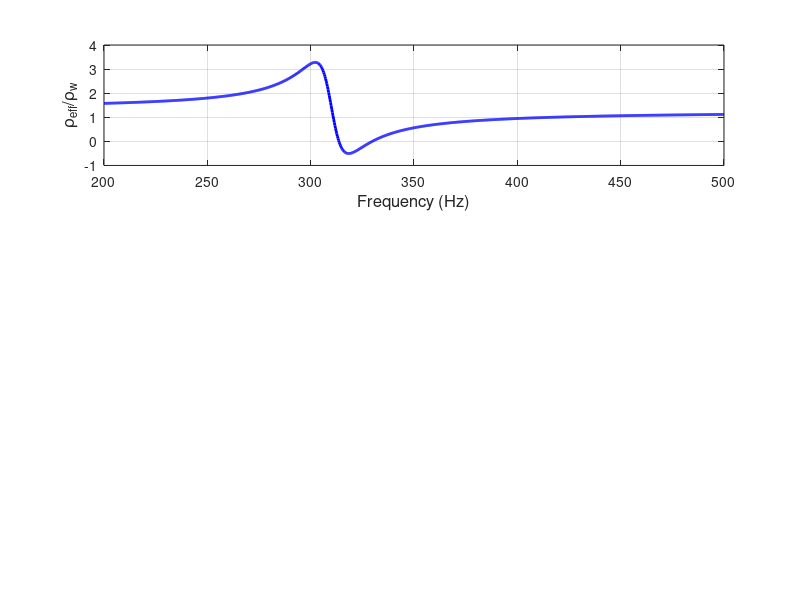

Recreate this plot in MATLAB. (Note: this script raises an error after producing the figure.)
clear; clc; close all;

% Parameters for the first plot (Sound Transmission Loss)
freq1 = linspace(200, 500, 1000); % Frequency range
omega = 2 * pi * freq1;
S = 0.0079; % Surface area (m^2)
rho_cl = 1240; % Density of cantilever beam material (kg/m^3)
rho_w = 1000; % Density of surrounding medium
d_cl = 0.0009; % Thickness of cantilever beam (m)
m_cl = 0.0014; % Moving mass of the resonator (kg)
f_cl = 310; % Mechanical resonance frequency (Hz)
omega_cl = 2 * pi * f_cl;
xi_cl = 2.6/100; % Damping ratio for cantilever
j = sqrt(-1); % Imaginary unit

% STL (Sound Transmission Loss) calculation
m_avg = (rho_cl + (m_cl/(S*d_cl)) * ((2*j*xi_cl*omega/omega_cl + 1) ./ ...
    (1 + 2*j*xi_cl*omega/omega_cl - (omega/omega_cl).^2))) / rho_w;

% Create a figure with 3 subplots
figure;

% First subplot: Sound Transmission Loss
subplot(3, 1, 1);
plot(freq1, real(m_avg), 'b-', 'LineWidth', 2); % Plot in blue
xlabel('Frequency (Hz)', 'FontSize', 12);
ylabel('\rho_{eff}/\rho_{w}', 'FontSize', 12);
grid on;
yline(0, 'k--', 'LineWidth', 1); % Add horizontal line at y = 0

% Parameters for the second plot (Effective Density Ratio)
freq2 = linspace(250, 500); % Frequency range for the second plot
S = 0.0079;
rho_cl = 1240;
d_cl = 0.0009;
m_cl = 0.0014;
f_cl = 310;
xi_cl = 0.26;
d_hr = 0.35;
phi_hr = 0.034;
phi_w = 0.048;
f_hr = 414;
xi_hr = 0.0064;

% STL (Effective Density Ratio) calculation
rho_eff_hr_by_rho_o = (2 + phi_hr) / (2 * (1 - phi_hr));

% Second subplot: Effective Density Ratio
subplot(3, 1, 2);
y2 = ones(size(freq2)) * rho_eff_hr_by_rho_o; % Create a constant vector for plotting
plot(freq2, y2, 'r-', 'LineWidth', 2); % Plot in red
xlabel('Frequency (Hz)', 'FontSize', 12);
ylabel('\rho_{eff/hr}/\rho_{0}', 'FontSize', 12);
grid on;
yline(0, 'k--', 'LineWidth', 1); % Add horizontal line at y = 0

% Parameters for the third plot (Effective Bulk Modulus)
freq3 = linspace(250, 500); % Frequency range for the third plot
phi_w = 0.048; % Re-defining as required
omega_hr = freq3 / f_hr; % Calculate omega_hr

% STL (Effective Bulk Modulus) calculation
K_eff_hr_by_K_o = 1 ./ (1 - phi_w + (phi_hr ./ (1 + 2*j*xi_hr*omega_hr - omega_hr.^2)));

% Third subplot: Absolute value of K_eff_hr_by_K_o
subplot(3, 1, 3);
y3 = real(K_eff_hr_by_K_o); % Calculate the absolute value
plot(freq3, y3, 'g-', 'LineWidth', 2); % Plot in green
xlabel('Frequency (Hz)', 'FontSize', 12);
ylabel('(K_{eff/hr}/K_{0})', 'FontSize', 12);
grid on;
yline(0, 'k--', 'LineWidth', 1); % Add horizontal line at y = 0

% Adjust layout
sgtitle('Acoustic Properties vs Frequency', 'FontSize', 16); % Super title for the figure
